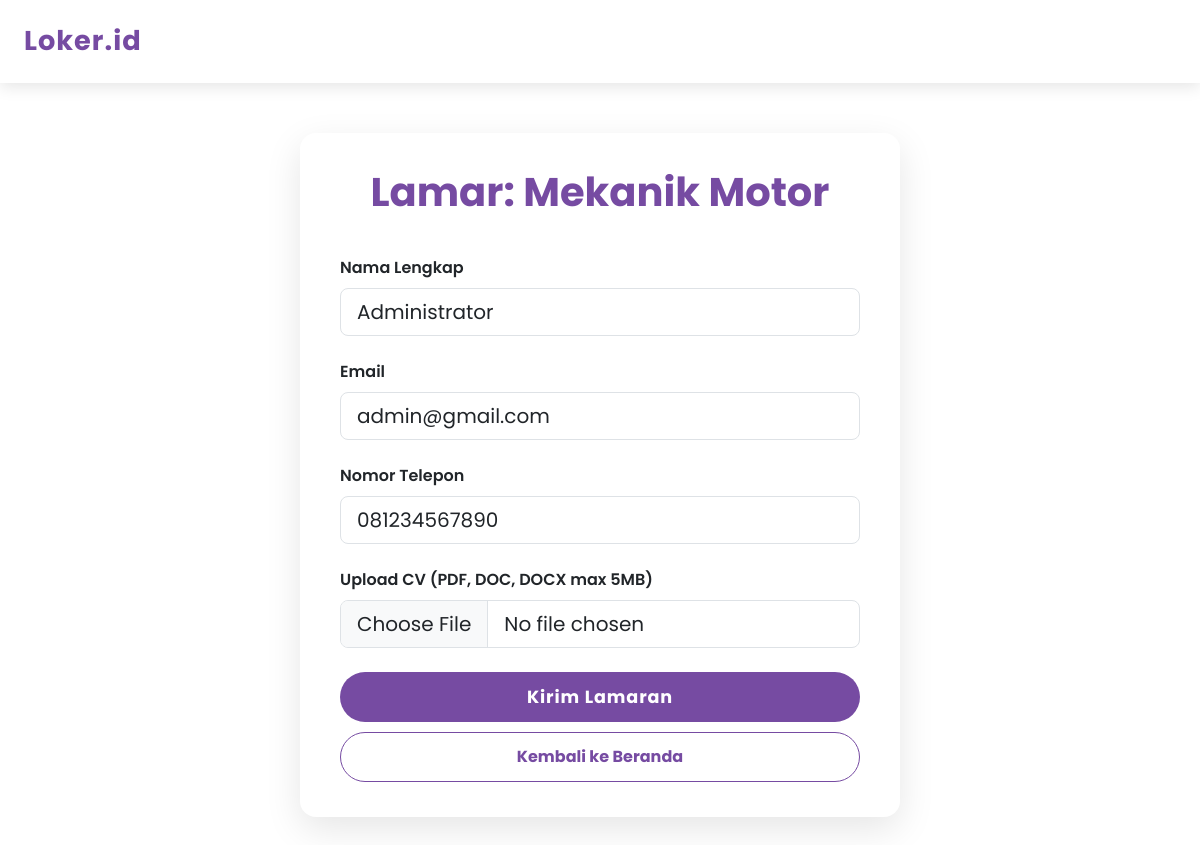
The page /apply.php?job_id=4 (signed in) on the database its author committed.
### tables this page shows
CREATE TABLE `jobs` (
  `id` int(11) NOT NULL,
  `job_title` varchar(255) NOT NULL,
  `company_name` varchar(255) NOT NULL,
  `location` varchar(255) NOT NULL,
  `description` text NOT NULL,
  `posted_date` datetime DEFAULT current_timestamp(),
  `created_by` int(11) NOT NULL
);

CREATE TABLE `users` (
  `user_id` int(11) NOT NULL,
  `username` varchar(255) NOT NULL,
  `PASSWORD` varchar(255) NOT NULL,
  `email` varchar(255) NOT NULL,
  `full_name` varchar(100) NOT NULL,
  `phone_number` varchar(15) NOT NULL,
  `created_at` datetime DEFAULT current_timestamp(),
  `role` enum('admin','user') NOT NULL DEFAULT 'user'
);

### apply.php (the view, shortened to what this page needs)
<?php
require 'config.php';
$user_id = $_SESSION['user_id'];
$stmt = $pdo->prepare("SELECT full_name, email, phone_number FROM users WHERE user_id = ?");
$stmt->execute([$user_id]);
$user = $stmt->fetch(PDO::FETCH_ASSOC);
$job_id = isset($_GET['job_id']) ? (int) $_GET['job_id'] : 0;
$stmt = $pdo->prepare("SELECT * FROM jobs WHERE id = ?");
$stmt->execute([$job_id]);
$job = $stmt->fetch(PDO::FETCH_ASSOC);
$success = false;
?>
<!DOCTYPE html>
<html lang="id">
<head>
  <link href="https://cdn.jsdelivr.net/npm/bootstrap@5.3.0/dist/css/bootstrap.min.css" rel="stylesheet" />
</head>
<body>
<nav class="navbar navbar-expand-lg">
  <a class="navbar-brand" href="index.php">Loker.id</a>
</nav>
<div class="application-form">
  <h1>Lamar: <?= htmlspecialchars($job['job_title']) ?></h1>
  <?php if (isset($error_own_job)): ?>
    <div class="alert alert-danger"><?= htmlspecialchars($error_own_job) ?></div>
    <a href="index.php" class="btn btn-outline-secondary">Kembali ke Lowongan</a>
  <?php elseif ($success): ?>
    <div class="alert alert-success">Lamaran Anda berhasil diproses. Terima kasih!</div>
    <a href="index.php" class="btn btn-submit mt-3">Kembali ke Lowongan</a>
  <?php else: ?>
    <form method="post" enctype="multipart/form-data" novalidate>
      <div class="mb-4">
        <label for="applicant_name" class="form-label">Nama Lengkap</label>
        <input type="text" id="applicant_name" name="applicant_name" class="form-control form-control-lg" value="<?= htmlspecialchars($user['full_name']) ?>" readonly required />
      </div>
      <div class="mb-4">
        <label for="applicant_email" class="form-label">Email</label>
        <input type="email" id="applicant_email" name="applicant_email" class="form-control form-control-lg" value="<?= htmlspecialchars($user['email']) ?>" readonly required />
      </div>
      <div class="mb-4">
        <label for="applicant_phone" class="form-label">Nomor Telepon</label>
        <input type="text" id="applicant_phone" name="applicant_phone" class="form-control form-control-lg" value="<?= htmlspecialchars($user['phone_number']) ?>" required />
      </div>
      <div class="mb-4">
        <label for="cv" class="form-label">Upload CV (PDF, DOC, DOCX max 5MB)</label>
        <input type="file" class="form-control form-control-lg" id="cv" name="cv" accept=".pdf,.doc,.docx" required />
      </div>
      <button type="submit" class="btn btn-submit">Kirim Lamaran</button>
      <a href="index.php" class="btn btn-outline-secondary">Kembali ke Beranda</a>
    </form>
  <?php endif; ?>
</div>
</body>
</html>

### apply.php (style rules this page uses)
body { font-family: 'Poppins', sans-serif; height: 100%; }
.navbar { background-color: rgba(255,255,255,0.9) !important; box-shadow: 0 4px 15px rgb(0 0 0 / 0.1); padding: 1rem 1.5rem; }
.navbar-brand { font-weight: 700; font-size: 1.7rem; color: #764ba2 !important; letter-spacing: 1px; text-decoration: none; }
.application-form { max-width: 600px; background: #fff; padding: 35px 40px; border-radius: 16px; box-shadow: 0 12px 36px rgba(0,0,0,0.1); margin: 0 auto; margin-top: 50px; margin-bottom: 80px; }
h1 { color: #764ba2; font-weight: bold; text-align: center; margin-bottom: 40px; text-shadow: 0 2px 8px #fff; }
.form-label { font-weight: 600; }
.btn-submit { background-color: #764ba2; border: none; border-radius: 25px; padding: 12px 0; color: white; font-weight: 700; width: 100%; font-size: 1.1rem; letter-spacing: 0.05em; transition: background-color 0.3s ease; }
.btn-outline-secondary { border: 1px solid #764ba2; color: #764ba2; font-weight: 700; border-radius: 30px; padding: 12px 20px; width: 100%; transition: background-color 0.3s ease, color 0.3s ease; margin-top: 10px; }

### rows shown on the page
jobs: job_title "Mekanik Motor"
users: applicant_name "Administrator", applicant_email "admin@gmail.com", applicant_phone "081234567890"
